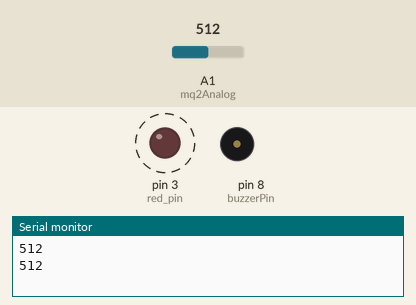
Recording of a sketch running on a simulated Arduino Uno, built with avr-gcc and run on an emulated ATmega328P. Shown: output pins drawn as LEDs (lit = HIGH), buzzer (waves = sounding, pin HIGH), the last lines printed to the serial monitor. Dashed ring = blinking. The inputs (shaded band) are chosen by the test bench; at power-on: A1 (mq2Analog) = 512.

Above: at 1.9 s.
2.0 s: A1 (mq2Analog) set to 408
6.2 s: A1 (mq2Analog) set to 384
At 7.1 s:
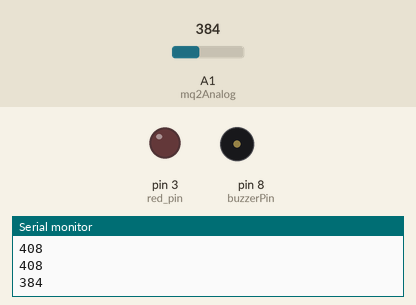
7.7 s: A1 (mq2Analog) set to 410
At 9.5 s:
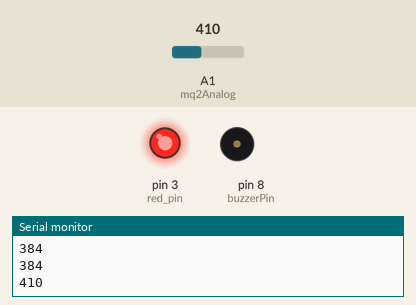
11.9 s: A1 (mq2Analog) set to 390
At 12.4 s:
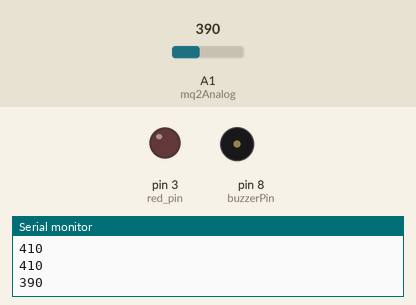
Timing chart, 0 to 14.4 s (numbered marks = the images above; inputs shaded):
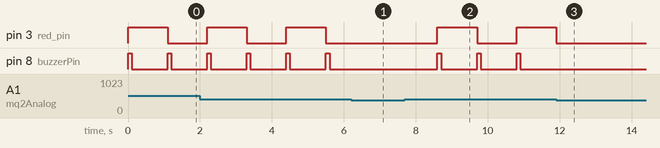

Measured:
- the behaviour switches between 401 and 400 on A1 (mq2Analog) (found by bisection; images 0 and 1)
- after the input at 6.2 s, pin 3 (red_pin), pin 8 (buzzerPin): stays LOW (without the input it goes to HIGH after 0.40 s)
- after the input at 7.7 s, pin 3 (red_pin): LOW → HIGH after 0.90 s, → LOW 1.1 s later, → HIGH 1.1 s later; pin 8 (buzzerPin): alternates HIGH for 0.10 s and LOW for 1.0 s, starting after 0.90 s
- after the input at 11.9 s, pin 3 (red_pin): goes on until 11.9 s, then stays LOW; pin 8 (buzzerPin): stops changing and stays LOW
- by itself, pin 3 (red_pin): alternates HIGH for 1.1 s and LOW for 1.1 s
- by itself, pin 8 (buzzerPin): alternates HIGH for 0.10 s and LOW for 1.0 s

The sketch:

street_light.ino
```cpp
int mq2Analog = A1;
int buzzerPin = 8;
int yellow_pin = 2;
int red_pin = 3;


void setup() {
  Serial.begin(9600);
  pinMode(mq2Analog, INPUT);
  pinMode(buzzerPin, OUTPUT);
  pinMode(red_pin,OUTPUT);
  digitalWrite(buzzerPin,LOW);
}

void loop() {

  int analogValue = analogRead(mq2Analog);

  if(analogValue > 400){
    digitalWrite(buzzerPin,HIGH);
    int redPinState = digitalRead(red_pin);
    digitalWrite(red_pin, !redPinState);
    delay(100);
    digitalWrite(buzzerPin,LOW);
  }else{
    digitalWrite(buzzerPin,LOW);
    digitalWrite(red_pin, LOW);
  }

  if(analogValue > 300){
    digitalWrite(yellow_pin,HIGH);
  }


  Serial.println(analogValue);

  delay(1000);
}
```
